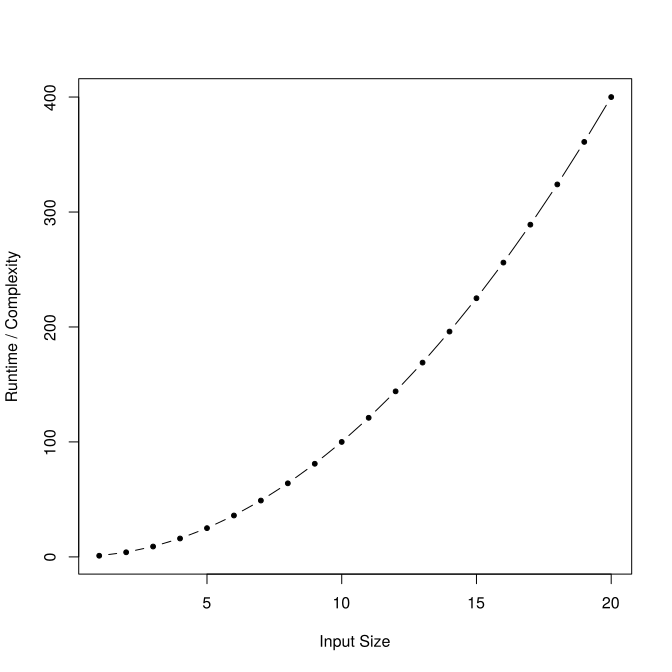

Recreate this plot in R.
x <- 1:20
y <- x ^ 2

svg("quadratic.svg")

plot(x, y, type = "b", xlab = "Input Size", ylab = "Runtime / Complexity", pch = 20)
